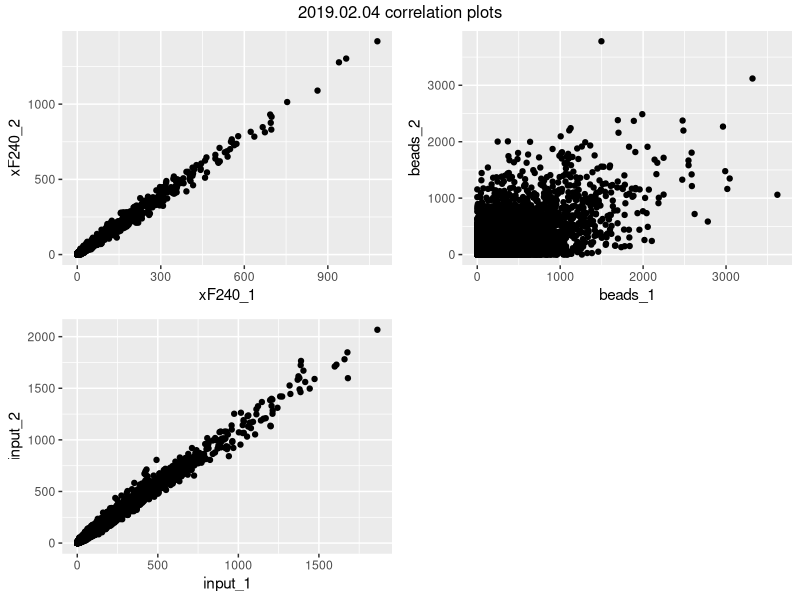
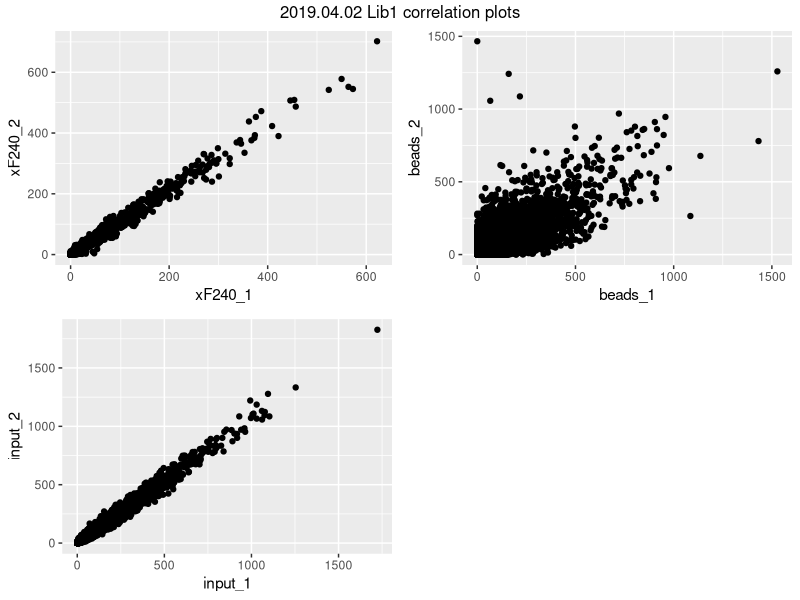
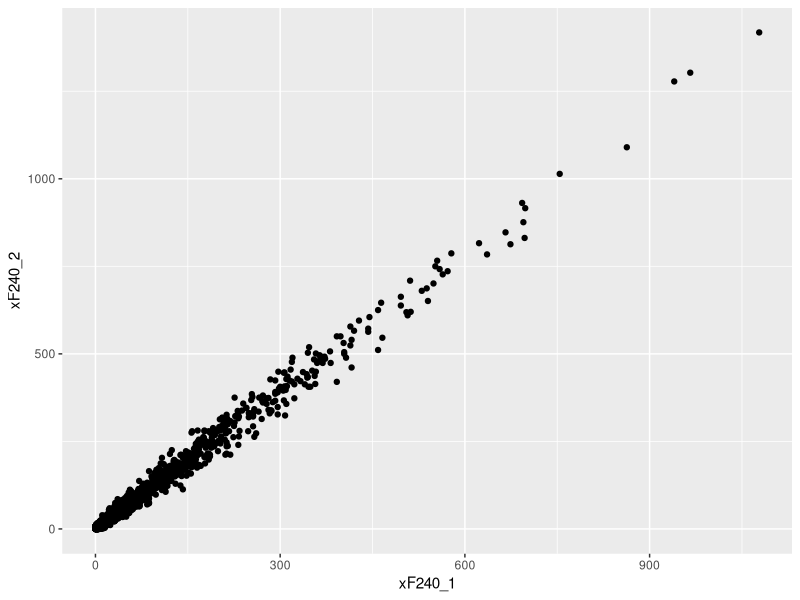
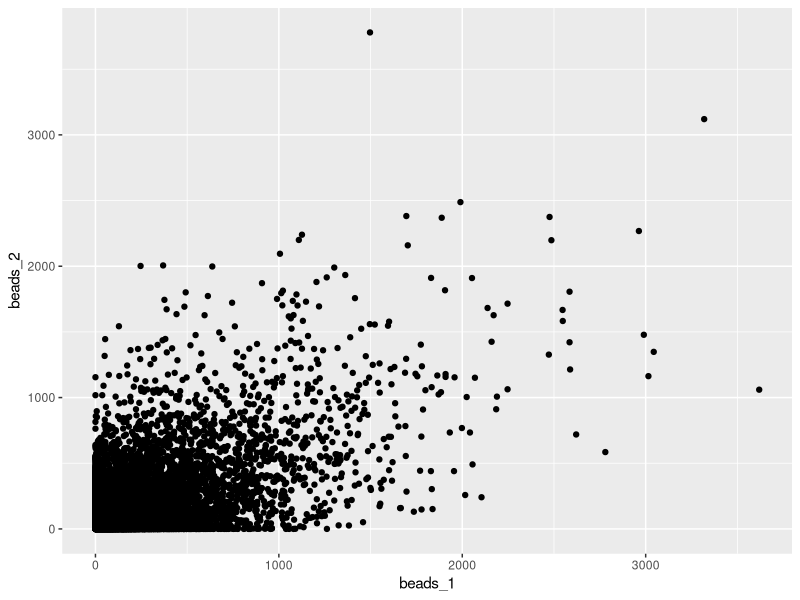
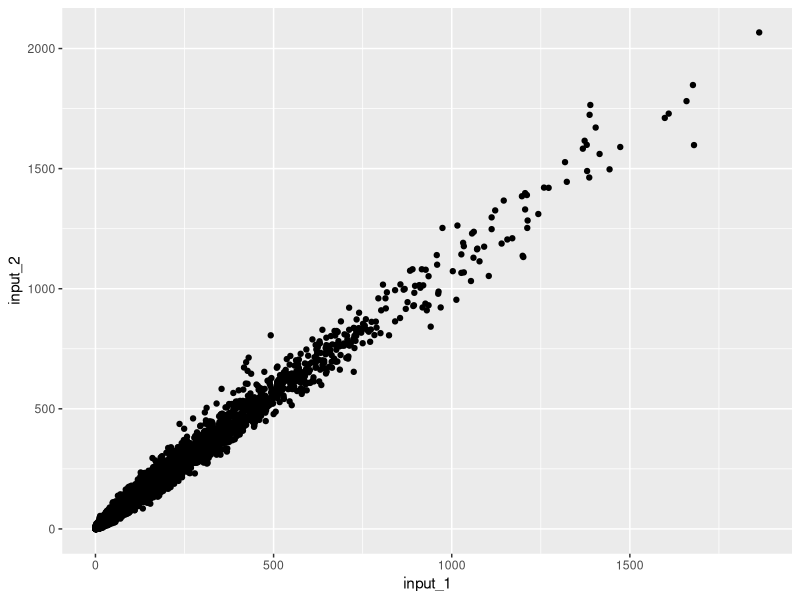
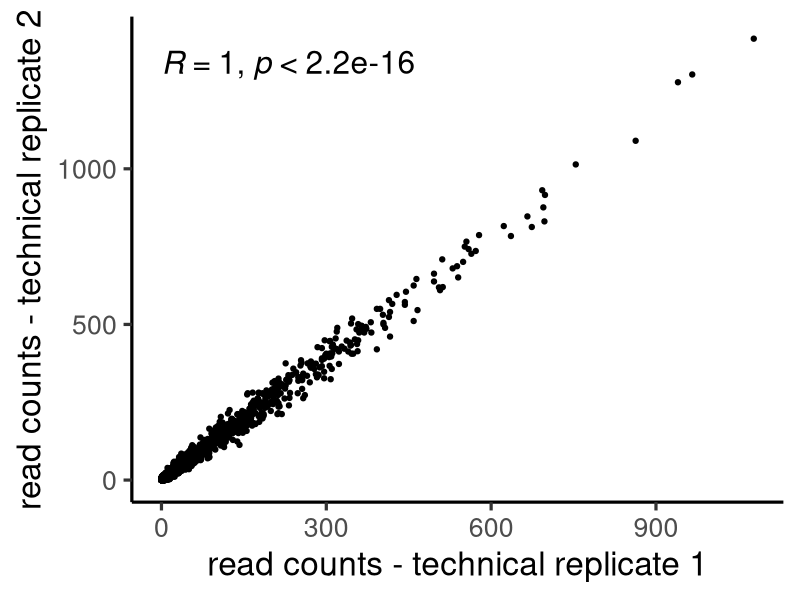
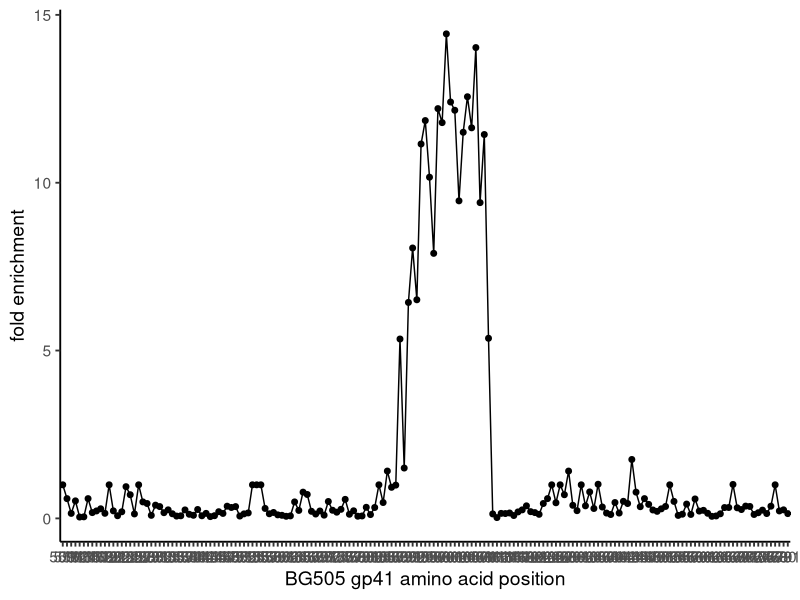
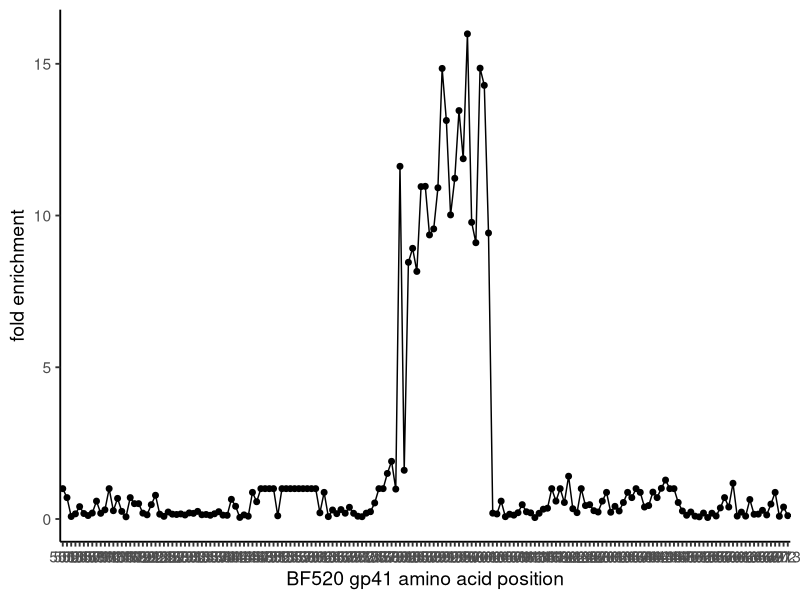

R code for these plots, in order: (Note: this script raises an error after producing the figures.)
## ---- chunk 1
knitr::opts_chunk$set(echo = TRUE)
## ---- chunk 2
library(tidyverse)
library(GGally)
library(gridExtra)
library(ggpubr)
library(reshape2)
## ---- chunk 3
analysis_rep1 <-read_csv("data/2019.02.04.annotatedCounts.csv")

print(analysis_rep1)
## ---- chunk 4
analysis_rep1 <- analysis_rep1 %>% 
  separate(Virus_Protein_Loc_AA, c("Virus", "Protein", "Loc", "AA"), convert = TRUE)
## ---- chunk 5
analysis_rep1$sequence = substr(analysis_rep1$Oligo,19,nchar(analysis_rep1$Oligo)-16)

print(analysis_rep1)
## ---- chunk 6
WT_protein_tibble <- read_csv("data/gp41V3_PhageDMS_library_key.csv")

analysis_rep1 <- left_join(analysis_rep1, WT_protein_tibble, by = c("Loc", "AA", "Virus", "Protein")) 

#This is to fill in the HXB2_Loc and Correct_Loc numbers within a group
analysis_rep1 <- analysis_rep1 %>% 
  group_by(Virus, Protein, Loc) %>% 
  fill(HXB2_Loc, .direction = c("up")) %>%
  fill(HXB2_Loc, .direction = c("down")) %>%
  fill(Correct_Loc, .direction = c("up")) %>%
  fill(Correct_Loc, .direction = c("down")) %>%
  ungroup()
## ---- chunk 7
correlation_tibble <- data.frame(sample = 'xF240', correlation = cor(analysis_rep1$xF240_1,analysis_rep1$xF240_2),stringsAsFactors = F) %>% as_tibble  

correlation_tibble <- add_row(correlation_tibble, sample = 'beads', correlation = cor(analysis_rep1$beads_1,analysis_rep1$beads_2)) 

correlation_tibble <- add_row(correlation_tibble, sample = 'input', correlation = cor(analysis_rep1$input_1,analysis_rep1$input_2)) 

print(correlation_tibble)

## ---- chunk 8
analysis_rep1_no_outlier <- analysis_rep1 %>% select(xF240_1, xF240_2, beads_1, beads_2, input_1, input_2) %>%  filter_all(all_vars(.< 6000))

## ---- chunk 9
correlation_tibble_no_outlier <- data.frame(sample = 'xF240', correlation = cor(analysis_rep1_no_outlier$xF240_1,analysis_rep1_no_outlier$xF240_2),stringsAsFactors = F) %>% as_tibble  

correlation_tibble_no_outlier <- add_row(correlation_tibble_no_outlier, sample = 'beads', correlation = cor(analysis_rep1_no_outlier$beads_1,analysis_rep1_no_outlier$beads_2)) 

correlation_tibble_no_outlier <- add_row(correlation_tibble_no_outlier, sample = 'input', correlation = cor(analysis_rep1_no_outlier$input_1,analysis_rep1_no_outlier$input_2)) 

print(correlation_tibble_no_outlier)

## ---- chunk 10
xF240_correlation <- ggplot(analysis_rep1_no_outlier, aes(x=xF240_1, y=xF240_2)) + geom_point()
ggsave(file = "results/mAb_analysis/gp41V3_F240/xF240_correlation_rep1.jpg", xF240_correlation)

beads_correlation <- ggplot(analysis_rep1_no_outlier, aes(x=beads_1, y=beads_2)) + geom_point()
ggsave(file = "results/mAb_analysis/gp41V3_F240/beads_correlation_rep1.jpg", beads_correlation)

input_correlation <- ggplot(analysis_rep1_no_outlier, aes(x=input_1, y=input_2)) + geom_point()
ggsave(file = "results/mAb_analysis/gp41V3_F240/input_correlation_rep1.jpg", input_correlation)

## ---- chunk 11
x2019_02_04_correlation_plots <- grid.arrange(arrangeGrob(xF240_correlation, beads_correlation, input_correlation, ncol=2, top="2019.02.04 correlation plots"))


ggsave(file="results/mAb_analysis/gp41V3_F240/2019_02_04_correlation_plots.jpg", x2019_02_04_correlation_plots)
## ---- chunk 12
xF240_correlation <- ggplot(analysis_rep1_no_outlier, aes(x=xF240_1, y=xF240_2)) + geom_point() +stat_cor(method="pearson", size = 8) + xlab("read counts - technical replicate 1") +ylab("read counts - technical replicate 2") + theme_classic(base_size = 24)


ggsave(file = "results/mAb_analysis/gp41V3_F240/xF240_correlation_rep1_fig.jpg", xF240_correlation)
## ---- chunk 13
analysis_rep1$sum_F240 <- analysis_rep1$`xF240_1` + analysis_rep1$`xF240_2`

analysis_rep1$sum_input <- analysis_rep1$`input_1` + analysis_rep1$`input_2`
## ---- chunk 14
analysis_rep1 <- analysis_rep1 %>% mutate(sum_F240_pseudo = case_when( 
  sum(sum_F240) / sum(sum_input) < 1 ~ sum_F240 + 1, 
  sum(sum_F240) / sum(sum_input) >= 1 ~ sum_F240 +(sum(sum_F240) / sum(sum_input))*1))

analysis_rep1 <- analysis_rep1 %>% mutate(sum_input_pseudo = case_when( 
  sum(sum_input) / sum(sum_F240) < 1 ~ sum_input + 1, 
  sum(sum_input) / sum(sum_F240) >= 1 ~ sum_input +(sum(sum_input) / sum(sum_F240))*1))


## ---- chunk 15
analysis_rep1 <- analysis_rep1 %>% 
  mutate(freq_F240 = sum_F240_pseudo / sum(sum_F240_pseudo)) %>% 
  mutate(freq_input = sum_input_pseudo/sum(sum_input_pseudo))

## ---- chunk 16
analysis_rep1 <- analysis_rep1 %>% mutate(fold_enrich_F240 = freq_F240/freq_input) %>% print()

## ---- chunk 17
fold_enrichment_F240_BG505_gp41 <- analysis_rep1 %>% filter(Protein == 'gp41' & Virus == 'BG505' & type == 'WT') %>% ggline( x='Correct_Loc', y = 'fold_enrich_F240',
                   add = NULL, conf.int = FALSE,
                   cor.coef = FALSE,
                   xlab = "BG505 gp41 amino acid position", ylab = "fold enrichment") +theme_classic(base_size = 14) 
ggsave(file="results/mAb_analysis/gp41V3_F240/fold_enrichment_F240_BG505_gp41_rep1.jpg", fold_enrichment_F240_BG505_gp41, width=8)
## ---- chunk 18
fold_enrichment_F240_BF520_gp41 <- analysis_rep1 %>% filter(Protein == 'gp41' & Virus == 'BF520' & type == 'WT') %>% ggline( x='Correct_Loc', y = 'fold_enrich_F240',
                   add = NULL, conf.int = FALSE,
                   cor.coef = FALSE,
                   xlab = "BF520 gp41 amino acid position", ylab = "fold enrichment") +theme_classic(base_size = 14) 
ggsave(file="results/mAb_analysis/gp41V3_F240/fold_enrichment_F240_BF520_gp41_rep1.jpg", fold_enrichment_F240_BF520_gp41, width=8)
## ---- chunk 19
fold_enrichment_F240_ZA1197_gp41 <- analysis_rep1 %>% filter(Protein == 'gp41' & Virus == 'ZA1197' & type == 'WT') %>% ggline( x='Correct_Loc', y = 'fold_enrich_F240',
                   add = NULL, conf.int = FALSE,
                   cor.coef = FALSE,
                   xlab = "ZA1197 gp41 amino acid position", ylab = "fold enrichment") +theme_classic(base_size = 14) 
ggsave(file="results/mAb_analysis/gp41V3_F240/fold_enrichment_F240_ZA1197_gp41_rep1.jpg", fold_enrichment_F240_ZA1197_gp41, width=8)
## ---- chunk 20
fold_enrichment_F240_BG505_V3 <- analysis_rep1 %>% filter(Protein == 'V3' & Virus == 'BG505' & type == 'WT') %>% ggline( x='Correct_Loc', y = 'fold_enrich_F240',
                   add = NULL, conf.int = FALSE,
                   cor.coef = FALSE,
                   xlab = "BG505 V3 amino acid position", ylab = "fold enrichment") +theme_classic(base_size = 14) 
ggsave(file="results/mAb_analysis/gp41V3_F240/fold_enrichment_F240_BG505_V3_rep1.jpg", fold_enrichment_F240_BG505_V3, width=8)
## ---- chunk 21
fold_enrichment_F240_BF520_V3 <- analysis_rep1 %>% filter(Protein == 'V3' & Virus == 'BF520' & type == 'WT') %>% ggline( x='Correct_Loc', y = 'fold_enrich_F240',
                   add = NULL, conf.int = FALSE,
                   cor.coef = FALSE,
                   xlab = "BF520 V3 amino acid position", ylab = "fold enrichment") +theme_classic(base_size = 14) 
ggsave(file="results/mAb_analysis/gp41V3_F240/fold_enrichment_F240_BF520_V3_rep1.jpg", fold_enrichment_F240_BF520_V3, width=8)
## ---- chunk 22
fold_enrichment_F240_ZA1197_V3 <- analysis_rep1 %>% filter(Protein == 'V3' & Virus == 'ZA1197' & type == 'WT') %>% ggline( x='Correct_Loc', y = 'fold_enrich_F240',
                   add = NULL, conf.int = FALSE,
                   cor.coef = FALSE,
                   xlab = "ZA1197 V3 amino acid position", ylab = "fold enrichment") +theme_classic(base_size = 14) 
ggsave(file="results/mAb_analysis/gp41V3_F240/fold_enrichment_F240_ZA1197_V3_rep1.jpg", fold_enrichment_F240_ZA1197_V3, width=8)
## ---- chunk 23
WT_freq_F240 <- analysis_rep1 %>% 
  filter(type == "WT") %>% 
  select(Loc,Virus, Protein, freq_F240_WT=freq_F240) 

analysis_rep1 <- left_join(analysis_rep1, WT_freq_F240)

WT_freq_input <- analysis_rep1 %>% 
  filter(type == "WT") %>% 
  select(Loc, Virus, Protein, freq_input_WT=freq_input) 

analysis_rep1 <- left_join(analysis_rep1, WT_freq_input)

## ---- chunk 24
analysis_rep1 <- analysis_rep1 %>% mutate(diff_select_F240 = log((freq_F240/freq_F240_WT)/(freq_input/freq_input_WT)))
## ---- chunk 25
fold_enrich_F240 <- analysis_rep1 %>% 
  select(Loc, Virus, Protein, fold_enrich_F240_WT=fold_enrich_F240, type) %>% 
  filter(type == "WT") %>% 
  select(Loc, Virus, Protein, fold_enrich_F240_WT) 

analysis_rep1 <- left_join(analysis_rep1, fold_enrich_F240)
## ---- chunk 26
analysis_rep1 <- analysis_rep1 %>% mutate(scaled_diff_select_F240 = (diff_select_F240)*(fold_enrich_F240_WT))
## ---- chunk 27
letter_plot_F240_BG505_gp41 <- analysis_rep1 %>% filter(Virus == 'BG505' & Protein == 'gp41') %>%
  ggplot() + geom_text(aes(x = Correct_Loc, y = scaled_diff_select_F240, label = AA)) +coord_fixed(ratio=0.5) +theme_classic(base_size = 14) +labs(x="BG505 gp41 amino acid position", y="scaled differential selection") 
ggsave(file="results/mAb_analysis/gp41V3_F240/letter_plot_F240_BG505_gp41_rep1.jpg", letter_plot_F240_BG505_gp41, width=10)
## ---- chunk 28
letter_plot_F240_BG505_gp41_window <- analysis_rep1 %>% filter(Virus == 'BG505' & Protein == 'gp41') %>% 
  ggplot() + geom_text(aes(x = Correct_Loc, y = scaled_diff_select_F240, label = AA)) +coord_fixed(ratio=0.5) +theme_classic(base_size = 14) +labs(x="BG505 gp41 amino acid position", y="scaled differential selection") +xlim(70,120) 
ggsave(file="results/mAb_analysis/gp41V3_F240/letter_plot_F240_BG505_gp41_rep1_window.jpg", letter_plot_F240_BG505_gp41_window, width=10)
## ---- chunk 29
letter_plot_F240_BF520_gp41 <- analysis_rep1 %>% filter(Virus == 'BF520' & Protein == 'gp41') %>%
  ggplot() + geom_text(aes(x = Correct_Loc, y = scaled_diff_select_F240, label = AA)) +coord_fixed(ratio=2) +theme_classic(base_size = 14) +labs(x="BF520 gp41 amino acid position", y="scaled differential selection") 
ggsave(file="results/mAb_analysis/gp41V3_F240/letter_plot_F240_BF520_gp41_rep1.jpg", letter_plot_F240_BF520_gp41, width=10)
## ---- chunk 30
letter_plot_F240_BF520_gp41_window <- analysis_rep1 %>% filter(Virus == 'BF520' & Protein == 'gp41') %>% 
  ggplot() + geom_text(aes(x = Correct_Loc, y = scaled_diff_select_F240, label = AA)) +coord_fixed(ratio=0.5) +theme_classic(base_size = 14) +labs(x="BF520 gp41 amino acid position", y="scaled differential selection") +xlim(70,120) 
ggsave(file="results/mAb_analysis/gp41V3_F240/letter_plot_F240_BF520_gp41_rep1_window.jpg", letter_plot_F240_BF520_gp41_window, width=10)
## ---- chunk 31
letter_plot_F240_ZA1197_gp41 <- analysis_rep1 %>% filter(Virus == 'ZA1197' & Protein == 'gp41') %>%
  ggplot() + geom_text(aes(x = Correct_Loc, y = scaled_diff_select_F240, label = AA)) +coord_fixed(ratio=1) +theme_classic(base_size = 14) +labs(x="ZA1197 gp41 amino acid position", y="scaled differential selection") 
ggsave(file="results/mAb_analysis/gp41V3_F240/letter_plot_F240_ZA1197_gp41_rep1.jpg", letter_plot_F240_ZA1197_gp41, width=10)
## ---- chunk 32
letter_plot_F240_ZA1197_gp41_window <- analysis_rep1 %>% filter(Virus == 'ZA1197' & Protein == 'gp41') %>% 
  ggplot() + geom_text(aes(x = Correct_Loc, y = scaled_diff_select_F240, label = AA)) +coord_fixed(ratio=0.8) +theme_classic(base_size = 14) +labs(x="ZA1197 gp41 amino acid position", y="scaled differential selection") +xlim(70,120) 
ggsave(file="results/mAb_analysis/gp41V3_F240/letter_plot_F240_ZA1197_gp41_rep1_window.jpg", letter_plot_F240_ZA1197_gp41_window, width=10)
## ---- chunk 33
analysis_rep2 <-read_csv("data/2019.04.02.Lib1.annotatedCounts.csv")

print(analysis_rep2)
## ---- chunk 34
analysis_rep2 <- analysis_rep2 %>% 
  separate(Virus_Protein_Loc_AA, c("Virus", "Protein", "Loc", "AA"), convert = TRUE)
## ---- chunk 35
analysis_rep2$sequence = substr(analysis_rep2$Oligo,19,nchar(analysis_rep2$Oligo)-16)

print(analysis_rep2)
## ---- chunk 36
WT_protein_tibble <- read_csv("data/gp41V3_PhageDMS_library_key.csv")

analysis_rep2 <- left_join(analysis_rep2, WT_protein_tibble, by = c("Loc", "AA", "Virus", "Protein")) 

#This is to fill in the HXB2_Loc and Correct_Loc numbers within a group
analysis_rep2 <- analysis_rep2 %>% 
  group_by(Virus, Protein, Loc) %>% 
  fill(HXB2_Loc, .direction = c("up")) %>%
  fill(HXB2_Loc, .direction = c("down")) %>%
  fill(Correct_Loc, .direction = c("up")) %>%
  fill(Correct_Loc, .direction = c("down")) %>%
  ungroup()
## ---- chunk 37
correlation_tibble <- data.frame(sample = 'xF240', correlation = cor(analysis_rep2$xF240_1,analysis_rep2$xF240_2),stringsAsFactors = F) %>% as_tibble  

correlation_tibble <- add_row(correlation_tibble, sample = 'beads', correlation = cor(analysis_rep2$beads_1,analysis_rep2$beads_2)) 

correlation_tibble <- add_row(correlation_tibble, sample = 'input', correlation = cor(analysis_rep2$input_1,analysis_rep2$input_2)) 

print(correlation_tibble)

## ---- chunk 38
analysis_rep2_no_outlier <- analysis_rep2 %>% select(xF240_1, xF240_2, beads_1, beads_2, input_1, input_2) %>%  filter_all(all_vars(.< 5500))

## ---- chunk 39
correlation_tibble_no_outlier <- data.frame(sample = 'xF240', correlation = cor(analysis_rep2_no_outlier$xF240_1,analysis_rep2_no_outlier$xF240_2),stringsAsFactors = F) %>% as_tibble  

correlation_tibble_no_outlier <- add_row(correlation_tibble_no_outlier, sample = 'beads', correlation = cor(analysis_rep2_no_outlier$beads_1,analysis_rep2_no_outlier$beads_2)) 

correlation_tibble_no_outlier <- add_row(correlation_tibble_no_outlier, sample = 'input', correlation = cor(analysis_rep2_no_outlier$input_1,analysis_rep2_no_outlier$input_2)) 

print(correlation_tibble_no_outlier)

## ---- chunk 40
xF240_correlation <- ggplot(analysis_rep2_no_outlier, aes(x=xF240_1, y=xF240_2)) + geom_point()
ggsave(file = "results/mAb_analysis/gp41V3_F240/xF240_correlation_rep2.jpg", xF240_correlation)

beads_correlation <- ggplot(analysis_rep2_no_outlier, aes(x=beads_1, y=beads_2)) + geom_point()
ggsave(file = "results/mAb_analysis/gp41V3_F240/beads_correlation_rep2.jpg", beads_correlation)

input_correlation <- ggplot(analysis_rep2_no_outlier, aes(x=input_1, y=input_2)) + geom_point()
ggsave(file = "results/mAb_analysis/gp41V3_F240/input_correlation_rep2.jpg", input_correlation)


## ---- chunk 41
x2019_04_02_Lib1_correlation_plots <- grid.arrange(arrangeGrob(xF240_correlation, beads_correlation, input_correlation, ncol=2, top="2019.04.02 Lib1 correlation plots"))


ggsave(file="results/mAb_analysis/gp41V3_F240/2019_04_02_Lib1_correlation_plots.jpg", x2019_04_02_Lib1_correlation_plots)
## ---- chunk 42
xF240_correlation <- ggplot(analysis_rep2_no_outlier, aes(x=xF240_1, y=xF240_2)) + geom_point() +stat_cor(method="pearson", size = 8) + xlab("read counts - technical replicate 1") +ylab("read counts - technical replicate 2") + theme_classic(base_size = 24)


ggsave(file = "results/mAb_analysis/gp41V3_F240/xF240_correlation_rep2_fig.jpg", xF240_correlation)
## ---- chunk 43
analysis_rep2$sum_F240 <- analysis_rep2$`xF240_1` + analysis_rep2$`xF240_2`

analysis_rep2$sum_input <- analysis_rep2$`input_1` + analysis_rep2$`input_2` 
## ---- chunk 44
analysis_rep2 <- analysis_rep2 %>% mutate(sum_F240_pseudo = case_when( 
  sum(sum_F240) / sum(sum_input) < 1 ~ sum_F240 + 1, 
  sum(sum_F240) / sum(sum_input) >= 1 ~ sum_F240 +(sum(sum_F240) / sum(sum_input))*1))

analysis_rep2 <- analysis_rep2 %>% mutate(sum_input_pseudo = case_when( 
  sum(sum_input) / sum(sum_F240) < 1 ~ sum_input + 1, 
  sum(sum_input) / sum(sum_F240) >= 1 ~ sum_input +(sum(sum_input) / sum(sum_F240))*1))

## ---- chunk 45
analysis_rep2 <- analysis_rep2 %>% 
  mutate(freq_F240 = sum_F240_pseudo / sum(sum_F240_pseudo)) %>% 
  mutate(freq_input = sum_input_pseudo/sum(sum_input_pseudo))

## ---- chunk 46
analysis_rep2 <- analysis_rep2 %>% mutate(fold_enrich_F240 = freq_F240/freq_input) %>% print()
## ---- chunk 47
library(ggpubr)
fold_enrichment_F240_BG505_gp41 <- analysis_rep2 %>% filter(Protein == 'gp41' & Virus == 'BG505' & type == 'WT') %>% ggline( x='Correct_Loc', y = 'fold_enrich_F240',
                   add = NULL, conf.int = FALSE,
                   cor.coef = FALSE,
                   xlab = "BG505 gp41 amino acid position", ylab = "fold enrichment") +theme_classic(base_size = 14) 
ggsave(file="results/mAb_analysis/gp41V3_F240/fold_enrichment_F240_BG505_gp41_rep2.jpg", fold_enrichment_F240_BG505_gp41, width=8)
## ---- chunk 48
fold_enrichment_F240_BF520_gp41 <- analysis_rep2 %>% filter(Protein == 'gp41' & Virus == 'BF520' & type == 'WT') %>% ggline( x='Correct_Loc', y = 'fold_enrich_F240',
                   add = NULL, conf.int = FALSE,
                   cor.coef = FALSE,
                   xlab = "BF520 gp41 amino acid position", ylab = "fold enrichment") +theme_classic(base_size = 14) 
ggsave(file="results/mAb_analysis/gp41V3_F240/fold_enrichment_F240_BF520_gp41_rep2.jpg", fold_enrichment_F240_BF520_gp41, width=8)
## ---- chunk 49
fold_enrichment_F240_ZA1197_gp41 <- analysis_rep2 %>% filter(Protein == 'gp41' & Virus == 'ZA1197' & type == 'WT') %>% ggline( x='Correct_Loc', y = 'fold_enrich_F240',
                   add = NULL, conf.int = FALSE,
                   cor.coef = FALSE,
                   xlab = "ZA1197 gp41 amino acid position", ylab = "fold enrichment") +theme_classic(base_size = 14) 
ggsave(file="results/mAb_analysis/gp41V3_F240/fold_enrichment_F240_ZA1197_gp41_rep2.jpg", fold_enrichment_F240_ZA1197_gp41, width=8)
## ---- chunk 50
fold_enrichment_F240_BG505_V3 <- analysis_rep2 %>% filter(Protein == 'V3' & Virus == 'BG505' & type == 'WT') %>% ggline( x='Correct_Loc', y = 'fold_enrich_F240',
                   add = NULL, conf.int = FALSE,
                   cor.coef = FALSE,
                   xlab = "BG505 V3 amino acid position", ylab = "fold enrichment") +theme_classic(base_size = 14) 
ggsave(file="results/mAb_analysis/gp41V3_F240/fold_enrichment_F240_BG505_V3_rep2.jpg", fold_enrichment_F240_BG505_V3, width=8)
## ---- chunk 51
fold_enrichment_F240_BF520_V3 <- analysis_rep2 %>% filter(Protein == 'V3' & Virus == 'BF520' & type == 'WT') %>% ggline( x='Correct_Loc', y = 'fold_enrich_F240',
                   add = NULL, conf.int = FALSE,
                   cor.coef = FALSE,
                   xlab = "BF520 V3 amino acid position", ylab = "fold enrichment") +theme_classic(base_size = 14) 
ggsave(file="results/mAb_analysis/gp41V3_F240/fold_enrichment_F240_BF520_V3_rep2.jpg", fold_enrichment_F240_BF520_V3, width=8)
## ---- chunk 52
fold_enrichment_F240_ZA1197_V3 <- analysis_rep2 %>% filter(Protein == 'V3' & Virus == 'ZA1197' & type == 'WT') %>% ggline( x='Correct_Loc', y = 'fold_enrich_F240',
                   add = NULL, conf.int = FALSE,
                   cor.coef = FALSE,
                   xlab = "ZA1197 V3 amino acid position", ylab = "fold enrichment") +theme_classic(base_size = 14) 
ggsave(file="results/mAb_analysis/gp41V3_F240/fold_enrichment_F240_ZA1197_V3_rep2.jpg", fold_enrichment_F240_ZA1197_V3, width=8)
## ---- chunk 53
WT_freq_F240 <- analysis_rep2 %>% 
  filter(type == "WT") %>% 
  select(Loc,Virus, Protein, freq_F240_WT=freq_F240) 

analysis_rep2 <- left_join(analysis_rep2, WT_freq_F240)

WT_freq_input <- analysis_rep2 %>% 
  filter(type == "WT") %>% 
  select(Loc, Virus, Protein, freq_input_WT=freq_input) 

analysis_rep2 <- left_join(analysis_rep2, WT_freq_input)

## ---- chunk 54
analysis_rep2 <- analysis_rep2 %>% mutate(diff_select_F240 = log((freq_F240/freq_F240_WT)/(freq_input/freq_input_WT)))
## ---- chunk 55
fold_enrich_F240 <- analysis_rep2 %>% 
  select(Correct_Loc, Virus, Protein, fold_enrich_F240_WT=fold_enrich_F240, type) %>% 
  filter(type == "WT") %>% 
  select(Correct_Loc, Virus, Protein, fold_enrich_F240_WT) 

analysis_rep2 <- left_join(analysis_rep2, fold_enrich_F240)
## ---- chunk 56
analysis_rep2 <- analysis_rep2 %>% mutate(scaled_diff_select_F240 = (diff_select_F240)*(fold_enrich_F240_WT))
## ---- chunk 57
letter_plot_F240_BG505_gp41 <- analysis_rep2 %>% filter(Virus == 'BG505' & Protein == 'gp41') %>%
  ggplot() + geom_text(aes(x = Correct_Loc, y = scaled_diff_select_F240, label = AA)) +coord_fixed(ratio=1) +theme_classic(base_size = 14) +labs(x="BG505 gp41 amino acid position", y="scaled differential selection") 
ggsave(file="results/mAb_analysis/gp41V3_F240/letter_plot_F240_BG505_gp41_rep2.jpg", letter_plot_F240_BG505_gp41, width=10)
## ---- chunk 58
letter_plot_F240_BG505_gp41_window <- analysis_rep2 %>% filter(Virus == 'BG505' & Protein == 'gp41') %>% 
  ggplot() + geom_text(aes(x = Correct_Loc, y = scaled_diff_select_F240, label = AA)) +coord_fixed(ratio=0.2) +theme_classic(base_size = 14) +labs(x="BG505 gp41 amino acid position", y="scaled differential selection") +xlim(70,120) 
ggsave(file="results/mAb_analysis/gp41V3_F240/letter_plot_F240_BG505_gp41_rep2_window.jpg", letter_plot_F240_BG505_gp41_window, width=10)
## ---- chunk 59
letter_plot_F240_BF520_gp41 <- analysis_rep2 %>% filter(Virus == 'BF520' & Protein == 'gp41') %>%
  ggplot() + geom_text(aes(x = Correct_Loc, y = scaled_diff_select_F240, label = AA)) +coord_fixed(ratio=2) +theme_classic(base_size = 14) +labs(x="BF520 gp41 amino acid position", y="scaled differential selection") 
ggsave(file="results/mAb_analysis/gp41V3_F240/letter_plot_F240_BF520_gp41_rep2.jpg", letter_plot_F240_BF520_gp41, width=10)
## ---- chunk 60
letter_plot_F240_BF520_gp41_window <- analysis_rep2 %>% filter(Virus == 'BF520' & Protein == 'gp41') %>% 
  ggplot() + geom_text(aes(x = Correct_Loc, y = scaled_diff_select_F240, label = AA)) +coord_fixed(ratio=1) +theme_classic(base_size = 14) +labs(x="BF520 gp41 amino acid position", y="scaled differential selection") +xlim(70,120) 
ggsave(file="results/mAb_analysis/gp41V3_F240/letter_plot_F240_BF520_gp41_rep2_window.jpg", letter_plot_F240_BF520_gp41_window, width=10)
## ---- chunk 61
letter_plot_F240_ZA1197_gp41 <- analysis_rep2 %>% filter(Virus == 'ZA1197' & Protein == 'gp41') %>%
  ggplot() + geom_text(aes(x = Correct_Loc, y = scaled_diff_select_F240, label = AA)) +coord_fixed(ratio=1) +theme_classic(base_size = 14) +labs(x="ZA1197 gp41 amino acid position", y="scaled differential selection") 
ggsave(file="results/mAb_analysis/gp41V3_F240/letter_plot_F240_ZA1197_gp41_rep2.jpg", letter_plot_F240_ZA1197_gp41, width=10)
## ---- chunk 62
letter_plot_F240_ZA1197_gp41_window <- analysis_rep2 %>% filter(Virus == 'ZA1197' & Protein == 'gp41') %>% 
  ggplot() + geom_text(aes(x = Correct_Loc, y = scaled_diff_select_F240, label = AA)) +coord_fixed(ratio=0.8) +theme_classic(base_size = 14) +labs(x="ZA1197 gp41 amino acid position", y="scaled differential selection") +xlim(70,120) 
ggsave(file="results/mAb_analysis/gp41V3_F240/letter_plot_F240_ZA1197_gp41_rep2_window.jpg", letter_plot_F240_ZA1197_gp41_window, width=10)
## ---- chunk 63
avg_analysis <- analysis_rep1 %>% select(id, Virus, Protein, Correct_Loc, AA, type, HXB2_Loc, rep1_diff_select_F240=diff_select_F240, rep1_sum_F240=sum_F240, rep1_fold_enrich_F240=fold_enrich_F240, rep1_scaled_diff_select_F240=scaled_diff_select_F240)
## ---- chunk 64
rep2 <- analysis_rep2 %>% select(id, Virus, Protein, Correct_Loc, AA, type, HXB2_Loc, rep2_diff_select_F240=diff_select_F240, rep2_sum_F240=sum_F240, rep2_fold_enrich_F240=fold_enrich_F240, rep2_scaled_diff_select_F240=scaled_diff_select_F240) 

avg_analysis <- left_join(rep2, avg_analysis)

## ---- chunk 65
xF240_correlation <- ggplot(avg_analysis, aes(x=rep1_sum_F240, y=rep2_sum_F240)) + geom_point()+stat_cor(method="pearson", size = 8) + xlab("read counts - biological replicate 1") +ylab("read counts - biological replicate 2") + theme_classic(base_size = 24)

ggsave(file = "results/mAb_analysis/gp41V3_F240/xF240_correlation_biological_duplicates.jpg", xF240_correlation)
## ---- chunk 66
avg_analysis_no_outlier <- avg_analysis %>% select(rep1_sum_F240, rep2_sum_F240) %>% filter_all(all_vars(.< 20000))


xF240_correlation <- ggplot(avg_analysis_no_outlier, aes(x=rep1_sum_F240, y=rep2_sum_F240)) + geom_point()
ggsave(file = "results/mAb_analysis/gp41V3_F240/xF240_correlation_biological_duplicates_nooutlier.jpg", xF240_correlation)
## ---- chunk 67
correlation_tibble_no_outlier <- data.frame(sample = 'xF240', correlation = cor(avg_analysis_no_outlier$rep1_sum_F240,avg_analysis_no_outlier$rep2_sum_F240),stringsAsFactors = F) %>% as_tibble

print(correlation_tibble_no_outlier)
## ---- chunk 68
avg_analysis <- avg_analysis %>% mutate(avg_fold_enrich_F240 = (rep1_fold_enrich_F240 + rep2_fold_enrich_F240)/2)
## ---- chunk 69
fold_enrichment_F240_gp41 <- avg_analysis %>% filter(Protein == 'gp41' & type == 'WT') %>% ggline( x='HXB2_Loc', y = 'avg_fold_enrich_F240', group = 'Virus', color = 'Virus', palette = 'Dark2', add = NULL, conf.int = FALSE, cor.coef = FALSE, xlab = "HXB2 Env amino acid position", ylab = "fold enrichment") +theme_classic(base_size = 22) + scale_x_discrete( breaks = c(520, 540, 560, 580, 600, 620, 640, 660, 680)) 

fold_enrichment_F240_gp41 <- ggpar(fold_enrichment_F240_gp41, ylim = c(-1, 25), legend=c(.9,.8))

ggsave(file="results/mAb_analysis/gp41V3_F240/avg_fold_enrichment_F240_gp41.jpg", fold_enrichment_F240_gp41, width=10)
## ---- chunk 70
fold_enrichment_F240_BG505_gp41 <- avg_analysis %>% filter(Protein == 'gp41' & Virus == 'BG505' & type == 'WT') %>% ggline( x='Correct_Loc', y = 'avg_fold_enrich_F240',
                   add = NULL, conf.int = FALSE,
                   cor.coef = FALSE,
                   xlab = "BG505 gp41 amino acid position", ylab = "fold enrichment") +theme_classic(base_size = 20) 

fold_enrichment_F240_BG505_gp41 <- ggpar(fold_enrichment_F240_BG505_gp41, ylim = c(-1, 24))

ggsave(file="results/mAb_analysis/gp41V3_F240/avg_fold_enrich_F240_BG505_gp41.jpg", fold_enrichment_F240_BG505_gp41, width=8)
## ---- chunk 71
fold_enrichment_F240_BF520_gp41 <- avg_analysis %>% filter(Protein == 'gp41' & Virus == 'BF520' & type == 'WT') %>% ggline( x='Correct_Loc', y = 'avg_fold_enrich_F240',
                   add = NULL, conf.int = FALSE,
                   cor.coef = FALSE,
                   xlab = "BF520 gp41 amino acid position", ylab = "fold enrichment") +theme_classic(base_size = 20) 

fold_enrichment_F240_BF520_gp41 <- ggpar(fold_enrichment_F240_BF520_gp41, ylim = c(-1, 24))

ggsave(file="results/mAb_analysis/gp41V3_F240/avg_fold_enrich_F240_BF520_gp41.jpg", fold_enrichment_F240_BF520_gp41, width=8)
## ---- chunk 72
fold_enrichment_F240_ZA1197_gp41 <- avg_analysis %>% filter(Protein == 'gp41' & Virus == 'ZA1197' & type == 'WT') %>% ggline( x='Correct_Loc', y = 'avg_fold_enrich_F240',
                   add = NULL, conf.int = FALSE,
                   cor.coef = FALSE,
                   xlab = "ZA1197 gp41 amino acid position", ylab = "fold enrichment") +theme_classic(base_size = 20) 

fold_enrichment_F240_ZA1197_gp41 <- ggpar(fold_enrichment_F240_ZA1197_gp41, ylim = c(-1, 24))

ggsave(file="results/mAb_analysis/gp41V3_F240/avg_fold_enrich_F240_ZA1197_gp41.jpg", fold_enrichment_F240_ZA1197_gp41, width=8)
## ---- chunk 73
fold_enrichment_F240_BG505_V3 <- avg_analysis %>% filter(Protein == 'V3' & Virus == 'BG505' & type == 'WT') %>% ggline( x='Correct_Loc', y = 'avg_fold_enrich_F240',
                   add = NULL, conf.int = FALSE,
                   cor.coef = FALSE,
                   xlab = "BG505 V3 amino acid position", ylab = "fold enrichment") +theme_classic(base_size = 14) 
ggsave(file="results/mAb_analysis/gp41V3_F240/avg_fold_enrich_F240_BG505_V3.jpg", fold_enrichment_F240_BG505_V3, width=8)
## ---- chunk 74
fold_enrichment_F240_BF520_V3 <- avg_analysis %>% filter(Protein == 'V3' & Virus == 'BF520' & type == 'WT') %>% ggline( x='Correct_Loc', y = 'avg_fold_enrich_F240',
                   add = NULL, conf.int = FALSE,
                   cor.coef = FALSE,
                   xlab = "BF520 V3 amino acid position", ylab = "fold enrichment") +theme_classic(base_size = 14) 
ggsave(file="results/mAb_analysis/gp41V3_F240/avg_fold_enrich_F240_BF520_V3.jpg", fold_enrichment_F240_BF520_V3, width=8)
## ---- chunk 75
fold_enrichment_F240_ZA1197_V3 <- avg_analysis %>% filter(Protein == 'V3' & Virus == 'ZA1197' & type == 'WT') %>% ggline( x='Correct_Loc', y = 'avg_fold_enrich_F240',
                   add = NULL, conf.int = FALSE,
                   cor.coef = FALSE,
                   xlab = "ZA1197 V3 amino acid position", ylab = "fold enrichment") +theme_classic(base_size = 14) 
ggsave(file="results/mAb_analysis/gp41V3_F240/avg_fold_enrich_F240_ZA1197_V3.jpg", fold_enrichment_F240_ZA1197_V3, width=8)
## ---- chunk 76
avg_analysis <- avg_analysis %>% mutate(avg_diffselect_F240 = (rep1_diff_select_F240 + rep2_diff_select_F240)/2)
## ---- chunk 77
avg_analysis <- avg_analysis %>% mutate(avg_scaled_diffselect_F240 = (rep1_scaled_diff_select_F240 + rep2_scaled_diff_select_F240)/2)
## ---- chunk 78
letter_plot_F240_BG505_gp41 <- avg_analysis %>% filter(Virus == 'BG505' & Protein == 'gp41') %>%
  ggplot() + geom_text(aes(x = Correct_Loc, y = avg_scaled_diffselect_F240, label = AA)) +coord_fixed(ratio=0.5) +theme_classic(base_size = 14) +labs(x="BG505 gp41 amino acid position", y="scaled differential selection") 
ggsave(file="results/mAb_analysis/gp41V3_F240/letter_plot_F240_BG505_gp41_avg.jpg", letter_plot_F240_BG505_gp41, width=10)
## ---- chunk 79
letter_plot_F240_BG505_gp41_window <- avg_analysis %>% filter(Virus == 'BG505' & Protein == 'gp41') %>% 
  ggplot() + geom_text(aes(x = Correct_Loc, y = avg_scaled_diffselect_F240, label = AA), size=9.5) +coord_fixed(ratio=0.12) +theme_classic(base_size = 40) +labs(x="BG505 gp41 amino acid position", y="scaled differential selection") +xlim(580,610) 
ggsave(file="results/mAb_analysis/gp41V3_F240/letter_plot_F240_BG505_gp41_avg_window.jpg", letter_plot_F240_BG505_gp41_window, width=13, height=8)
## ---- chunk 80
letter_plot_F240_BF520_gp41 <- avg_analysis %>% filter(Virus == 'BF520' & Protein == 'gp41') %>%
  ggplot() + geom_text(aes(x = Correct_Loc, y = avg_scaled_diffselect_F240, label = AA)) +coord_fixed(ratio=2) +theme_classic(base_size = 14) +labs(x="BF520 gp41 amino acid position", y="scaled differential selection") 
ggsave(file="results/mAb_analysis/gp41V3_F240/letter_plot_F240_BF520_gp41_avg.jpg", letter_plot_F240_BF520_gp41, width=10)
## ---- chunk 81
letter_plot_F240_BF520_gp41_window <- avg_analysis %>% filter(Virus == 'BF520' & Protein == 'gp41') %>% 
  ggplot() + geom_text(aes(x = Correct_Loc, y = avg_scaled_diffselect_F240, label = AA)) +coord_fixed(ratio=0.5) +theme_classic(base_size = 14) +labs(x="BF520 gp41 amino acid position", y="scaled differential selection") +xlim(575,605) 
ggsave(file="results/mAb_analysis/gp41V3_F240/letter_plot_F240_BF520_gp41_avg_window.jpg", letter_plot_F240_BF520_gp41_window, width=10)
## ---- chunk 82
letter_plot_F240_ZA1197_gp41 <- avg_analysis %>% filter(Virus == 'ZA1197' & Protein == 'gp41') %>%
  ggplot() + geom_text(aes(x = Correct_Loc, y = avg_scaled_diffselect_F240, label = AA)) +coord_fixed(ratio=1) +theme_classic(base_size = 14) +labs(x="ZA1197 gp41 amino acid position", y="scaled differential selection") 
ggsave(file="results/mAb_analysis/gp41V3_F240/letter_plot_F240_ZA1197_gp41_avg.jpg", letter_plot_F240_ZA1197_gp41, width=10)
## ---- chunk 83
letter_plot_F240_ZA1197_gp41_window <- avg_analysis %>% filter(Virus == 'ZA1197' & Protein == 'gp41') %>% 
  ggplot() + geom_text(aes(x = Correct_Loc, y = avg_scaled_diffselect_F240, label = AA)) +coord_fixed(ratio=0.8) +theme_classic(base_size = 14) +labs(x="ZA1197 gp41 amino acid position", y="scaled differential selection") +xlim(570,600) 
ggsave(file="results/mAb_analysis/gp41V3_F240/letter_plot_F240_ZA1197_gp41_avg_window.jpg", letter_plot_F240_ZA1197_gp41_window, width=10)
## ---- chunk 84
#First create a new column 
avg_analysis_extra <- avg_analysis %>%
  filter(type == "WT") %>%
  unite(Title, c(AA, HXB2_Loc), sep = "", remove = FALSE) %>%
  select(Title, Virus, Protein, Correct_Loc)

avg_analysis <- left_join(avg_analysis, avg_analysis_extra, by = c("Virus", "Protein", "Correct_Loc"))

## ---- chunk 85
#This pulls the scaled differential selection data from just BG505 gp41, only want region of epitope (between 280 and 300). Right now this is arbitrary.

BG505_gp41_matrix <- avg_analysis %>% 
  filter(Virus == 'BG505' & Protein == 'gp41') %>% 
  filter(Correct_Loc %in% 580:610) %>%
  select(Title, AA, avg_scaled_diffselect_F240) %>%
  acast(AA ~ Title)
## ---- chunk 86
#Create a data frame with just the WT Titles from the epitope region
BG505_gp41_df <- avg_analysis %>% 
  filter(Virus == 'BG505' & Protein == 'gp41' & type == 'WT') %>% 
  filter(Correct_Loc %in% 580:610)
  
#This stores the values in the column "Title" as a vector
col.order <- as.vector(BG505_gp41_df$Title)

#This rearranges the matrix so that the order is the same as in the vector created above
BG505_gp41_matrix <- BG505_gp41_matrix[,col.order]
## ---- chunk 87
#This stores the order of the specified amino acids as a vector
row.order <- c("G", "P", "A", "I", "L", "V", "F", "W", "Y", "M", "C", "S", "T", "N", "Q", "H", "K", "R", "D", "E")

#This rearranges the rows according to the row order vector
BG505_gp41_matrix <- BG505_gp41_matrix[row.order,]
## ---- chunk 88
write.csv(BG505_gp41_matrix, file="results/mAb_analysis/gp41V3_F240/BG505_gp41_F240_matrix.csv")
